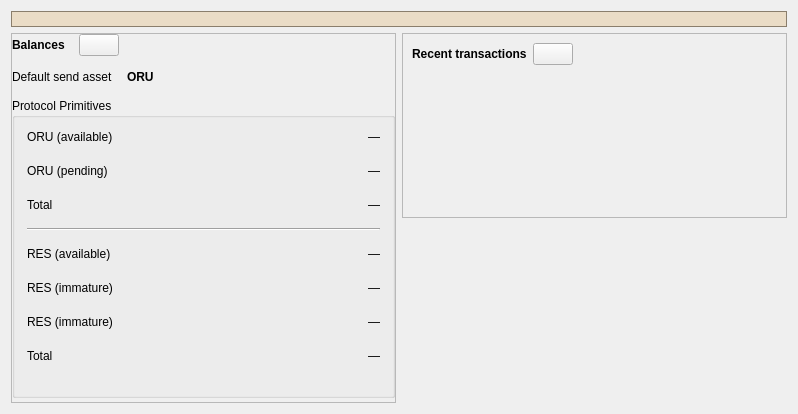
<?xml version="1.0" encoding="UTF-8"?>
<ui version="4.0">
 <class>OverviewPage</class>
 <widget class="QWidget" name="OverviewPage">
  <property name="geometry">
   <rect>
    <x>0</x>
    <y>0</y>
    <width>798</width>
    <height>318</height>
   </rect>
  </property>
  <property name="windowTitle">
   <string>Form</string>
  </property>
  <layout class="QVBoxLayout" name="topLayout">
   <item>
    <widget class="QLabel" name="labelAlerts">
     <property name="visible">
      <bool>false</bool>
     </property>
     <property name="styleSheet">
      <string notr="true">QLabel { background-color: #EADCC6; color: #26394B; border: 1px solid #8A7E6C; }</string>
     </property>
     <property name="wordWrap">
      <bool>true</bool>
     </property>
     <property name="margin">
      <number>3</number>
     </property>
     <property name="textInteractionFlags">
      <set>Qt::TextSelectableByMouse</set>
     </property>
    </widget>
   </item>
   <item>
    <layout class="QHBoxLayout" name="horizontalLayout" stretch="1,1">
     <item>
      <layout class="QVBoxLayout" name="verticalLayout_2">
       <item>
        <widget class="QFrame" name="frame">
         <property name="frameShape">
          <enum>QFrame::StyledPanel</enum>
         </property>
         <property name="frameShadow">
          <enum>QFrame::Raised</enum>
         </property>
         <layout class="QVBoxLayout" name="verticalLayout_4">
          <property name="spacing">
           <number>14</number>
          </property>
          <property name="leftMargin">
           <number>0</number>
          </property>
          <property name="topMargin">
           <number>0</number>
          </property>
          <property name="rightMargin">
           <number>0</number>
          </property>
          <property name="bottomMargin">
           <number>4</number>
          </property>
          <item>
           <layout class="QHBoxLayout" name="horizontalLayout_4">
            <item>
             <widget class="QLabel" name="label_5">
              <property name="font">
               <font>
                <weight>75</weight>
                <bold>true</bold>
               </font>
              </property>
              <property name="text">
               <string>Balances</string>
              </property>
             </widget>
            </item>
            <item>
             <widget class="QPushButton" name="labelWalletStatus">
              <property name="enabled">
               <bool>true</bool>
              </property>
              <property name="maximumSize">
               <size>
                <width>45</width>
                <height>16777215</height>
               </size>
              </property>
              <property name="toolTip">
               <string>Blockchain Status: Waiting for synchronization… Network: RIGOR. ORU balances and RES Convergence status appear after sync. RES Convergence is available after ORU acquisition.</string>
              </property>
              <property name="text">
               <string/>
              </property>
              <property name="icon">
               <iconset resource="../rigor.qrc">
                <normaloff>:/icons/warning</normaloff>
                <disabledoff>:/icons/warning</disabledoff>:/icons/warning</iconset>
              </property>
              <property name="iconSize">
               <size>
                <width>24</width>
                <height>24</height>
               </size>
              </property>
             </widget>
            </item>
            <item>
             <spacer name="horizontalSpacer_3">
              <property name="orientation">
               <enum>Qt::Horizontal</enum>
              </property>
              <property name="sizeHint" stdset="0">
               <size>
                <width>40</width>
                <height>20</height>
               </size>
              </property>
             </spacer>
            </item>
           </layout>
          </item>
          <item>
           <layout class="QHBoxLayout" name="horizontalLayoutDefaultAsset">
            <item>
             <widget class="QLabel" name="labelDefaultSendAssetTitle">
              <property name="text">
               <string>Default send asset</string>
              </property>
             </widget>
            </item>
            <item>
             <widget class="QLabel" name="labelDefaultSendAsset">
              <property name="font">
               <font>
                <weight>75</weight>
                <bold>true</bold>
               </font>
              </property>
              <property name="text">
               <string notr="true">ORU</string>
              </property>
             </widget>
            </item>
            <item>
             <spacer name="horizontalSpacerDefaultAsset">
              <property name="orientation">
               <enum>Qt::Horizontal</enum>
              </property>
              <property name="sizeHint" stdset="0">
               <size>
                <width>40</width>
                <height>12</height>
               </size>
              </property>
             </spacer>
            </item>
           </layout>
          </item>
          <item>
           <widget class="QGroupBox" name="groupDualAssets">
            <property name="minimumSize">
             <size>
              <width>0</width>
              <height>300</height>
             </size>
            </property>
            <property name="title">
             <string>Protocol Primitives</string>
            </property>
            <layout class="QGridLayout" name="gridLayoutDualAssets">
             <property name="leftMargin">
              <number>12</number>
             </property>
             <property name="topMargin">
              <number>8</number>
             </property>
             <property name="rightMargin">
              <number>12</number>
             </property>
             <property name="bottomMargin">
              <number>28</number>
             </property>
             <property name="horizontalSpacing">
              <number>16</number>
             </property>
             <property name="verticalSpacing">
              <number>12</number>
             </property>
             <item row="0" column="0">
              <widget class="QLabel" name="labelOruAvailTitle">
               <property name="text">
                <string>ORU (available)</string>
               </property>
              </widget>
             </item>
             <item row="0" column="1">
              <widget class="QLabel" name="labelOruAvail">
               <property name="alignment">
                <set>Qt::AlignRight|Qt::AlignTrailing|Qt::AlignVCenter</set>
               </property>
               <property name="text">
                <string notr="true">—</string>
               </property>
              </widget>
             </item>
             <item row="1" column="0">
              <widget class="QLabel" name="labelOruPendingTitle">
               <property name="text">
                <string>ORU (pending)</string>
               </property>
              </widget>
             </item>
             <item row="1" column="1">
              <widget class="QLabel" name="labelOruPending">
               <property name="alignment">
                <set>Qt::AlignRight|Qt::AlignTrailing|Qt::AlignVCenter</set>
               </property>
               <property name="text">
                <string notr="true">—</string>
               </property>
              </widget>
             </item>
             <item row="2" column="0">
              <widget class="QLabel" name="labelOruTotalTitle">
               <property name="text">
                <string>Total</string>
               </property>
              </widget>
             </item>
             <item row="2" column="1">
              <widget class="QLabel" name="labelOruTotal">
               <property name="alignment">
                <set>Qt::AlignRight|Qt::AlignTrailing|Qt::AlignVCenter</set>
               </property>
               <property name="text">
                <string notr="true">—</string>
               </property>
              </widget>
             </item>
             <item row="3" column="0" colspan="2">
              <widget class="Line" name="lineDualAssetSeparator">
               <property name="orientation">
                <enum>Qt::Horizontal</enum>
               </property>
              </widget>
             </item>
             <item row="4" column="0">
              <widget class="QLabel" name="labelResAvailTitle">
               <property name="text">
                <string>RES (available)</string>
               </property>
              </widget>
             </item>
             <item row="4" column="1">
              <widget class="QLabel" name="labelResAvail">
               <property name="alignment">
                <set>Qt::AlignRight|Qt::AlignTrailing|Qt::AlignVCenter</set>
               </property>
               <property name="text">
                <string notr="true">—</string>
               </property>
              </widget>
             </item>
             <item row="5" column="0">
              <widget class="QLabel" name="labelResPendingTitle">
               <property name="text">
                <string>RES (immature)</string>
               </property>
              </widget>
             </item>
             <item row="5" column="1">
              <widget class="QLabel" name="labelResPending">
               <property name="alignment">
                <set>Qt::AlignRight|Qt::AlignTrailing|Qt::AlignVCenter</set>
               </property>
               <property name="text">
                <string notr="true">—</string>
               </property>
              </widget>
             </item>
             <item row="6" column="0">
              <widget class="QLabel" name="labelResImmatureTitle">
               <property name="text">
                <string>RES (immature)</string>
               </property>
              </widget>
             </item>
             <item row="6" column="1">
              <widget class="QLabel" name="labelResImmature">
               <property name="alignment">
                <set>Qt::AlignRight|Qt::AlignTrailing|Qt::AlignVCenter</set>
               </property>
               <property name="text">
                <string notr="true">—</string>
               </property>
              </widget>
             </item>
             <item row="7" column="0">
              <widget class="QLabel" name="labelResTotalTitle">
               <property name="text">
                <string>Total</string>
               </property>
              </widget>
             </item>
             <item row="7" column="1">
              <widget class="QLabel" name="labelResTotal">
               <property name="alignment">
                <set>Qt::AlignRight|Qt::AlignTrailing|Qt::AlignVCenter</set>
               </property>
               <property name="text">
                <string notr="true">—</string>
               </property>
              </widget>
             </item>
            </layout>
           </widget>
          </item>
         </layout>
        </widget>
       </item>
       <item>
        <spacer name="verticalSpacer">
         <property name="orientation">
          <enum>Qt::Vertical</enum>
         </property>
         <property name="sizeHint" stdset="0">
          <size>
           <width>20</width>
           <height>40</height>
          </size>
         </property>
        </spacer>
       </item>
      </layout>
     </item>
     <item>
      <layout class="QVBoxLayout" name="verticalLayout_3">
       <item>
        <widget class="QFrame" name="frame_2">
         <property name="frameShape">
          <enum>QFrame::StyledPanel</enum>
         </property>
         <property name="frameShadow">
          <enum>QFrame::Raised</enum>
         </property>
         <layout class="QVBoxLayout" name="verticalLayout">
          <item>
           <layout class="QHBoxLayout" name="horizontalLayout_2">
            <item>
             <widget class="QLabel" name="label_4">
              <property name="font">
               <font>
                <weight>75</weight>
                <bold>true</bold>
               </font>
              </property>
              <property name="text">
               <string>Recent transactions</string>
              </property>
             </widget>
            </item>
            <item>
             <widget class="QPushButton" name="labelTransactionsStatus">
              <property name="enabled">
               <bool>true</bool>
              </property>
              <property name="maximumSize">
               <size>
                <width>45</width>
                <height>16777215</height>
               </size>
              </property>
              <property name="toolTip">
               <string>Blockchain Status: Waiting for synchronization… Network: RIGOR. ORU balances and RES Convergence status appear after sync. RES Convergence is available after ORU acquisition.</string>
              </property>
              <property name="text">
               <string/>
              </property>
              <property name="icon">
               <iconset resource="../rigor.qrc">
                <normaloff>:/icons/warning</normaloff>
                <disabledoff>:/icons/warning</disabledoff>:/icons/warning</iconset>
              </property>
              <property name="iconSize">
               <size>
                <width>24</width>
                <height>24</height>
               </size>
              </property>
             </widget>
            </item>
            <item>
             <spacer name="horizontalSpacer">
              <property name="orientation">
               <enum>Qt::Horizontal</enum>
              </property>
              <property name="sizeHint" stdset="0">
               <size>
                <width>40</width>
                <height>20</height>
               </size>
              </property>
             </spacer>
            </item>
           </layout>
          </item>
          <item>
           <widget class="TransactionOverviewWidget" name="listTransactions">
            <property name="styleSheet">
             <string notr="true">QListView { background: transparent; }</string>
            </property>
            <property name="frameShape">
             <enum>QFrame::NoFrame</enum>
            </property>
            <property name="verticalScrollBarPolicy">
             <enum>Qt::ScrollBarAlwaysOff</enum>
            </property>
            <property name="horizontalScrollBarPolicy">
             <enum>Qt::ScrollBarAlwaysOff</enum>
            </property>
            <property name="sizeAdjustPolicy">
             <enum>QAbstractScrollArea::AdjustToContents</enum>
            </property>
            <property name="selectionMode">
             <enum>QAbstractItemView::NoSelection</enum>
            </property>
            <property name="uniformItemSizes">
             <bool>true</bool>
            </property>
           </widget>
          </item>
         </layout>
        </widget>
       </item>
       <item>
        <spacer name="verticalSpacer_2">
         <property name="orientation">
          <enum>Qt::Vertical</enum>
         </property>
         <property name="sizeHint" stdset="0">
          <size>
           <width>20</width>
           <height>40</height>
          </size>
         </property>
        </spacer>
       </item>
      </layout>
     </item>
    </layout>
   </item>
  </layout>
 </widget>
 <customwidgets>
  <customwidget>
   <class>TransactionOverviewWidget</class>
   <extends>QListView</extends>
   <header>qt/transactionoverviewwidget.h</header>
  </customwidget>
  <customwidget>
   <class>BitcoinAmountField</class>
   <extends>QLineEdit</extends>
   <header>qt/bitcoinamountfield.h</header>
   <container>1</container>
  </customwidget>
 </customwidgets>
 <resources/>
 <connections/>
</ui>
